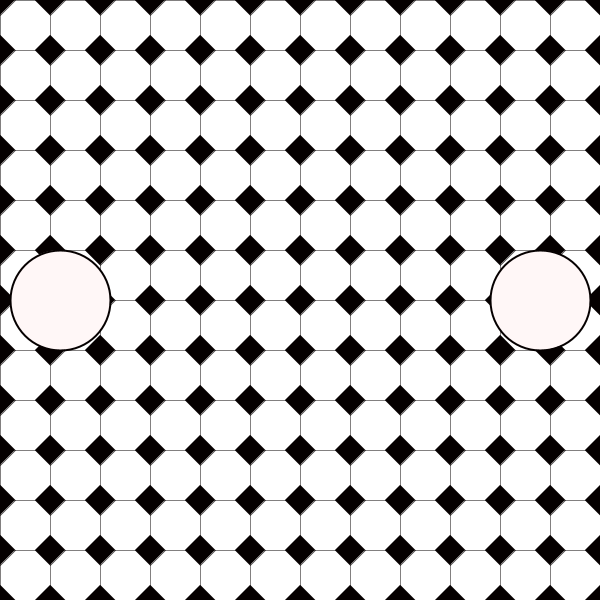
Frame 1 (no input)
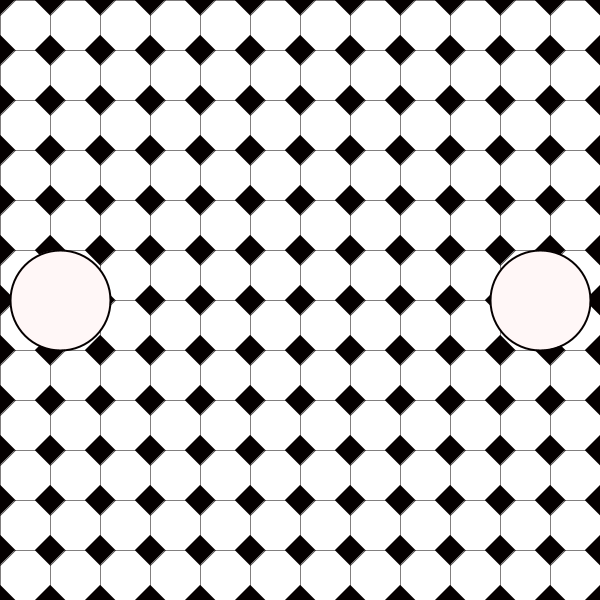
Frame 60 (the mouse pressed at the canvas centre just before this capture)
Frame 120 (the mouse held since frame 60 and released just before this capture): identical to frame 60, image omitted

The Processing sketch that drew these frames (run headless with seeded random() and noise(); from frame 60 on, the mouse is pressed at the canvas centre):

// Processing sketch: patterns
// ── patterns.pde
// checkpoint 1d
// feb 4, 2025

// MODE FRAMEWORK
int mode;
final int pattern1 = 0;
final int pattern2 = 1;
final int pattern3 = 2;


void setup() {
  size (600, 600);
  mode = pattern1;
}

void draw() {
  // framework
  println(mouseX, mouseY);
  if (mode == pattern1) {
    pattern1();
  } else if (mode == pattern2) {
    pattern2();
  } else if (mode == pattern3) {
    pattern3();
  }
}

void mousePressed() {
  if (mode == pattern1) {
    clicks1();
  } else if (mode == pattern2) {
    clicks2();
  } else if (mode == pattern3) {
    clicks3();
  }
}

void circTact(float x, float y, float w) {
  if (dist(x, y, mouseX, mouseY) < w/2) {
    strokeWeight(2);
    stroke(#FFFFFF);
  } else {
    strokeWeight(2);
    stroke(#050000);
  }
}

// ── pattern_1.pde
void pattern1() {
  background(#F02727);
  int sq, sx, sy;
  int qx, qy;
  qx = qy = 0;
  sq = sx = sy = 0;

  // pattern
  while (sq < 170) {
    strokeWeight(.5);
     fill(#FFFFFF);
    square(sx, sy, 50);
    fill(#050000);
    stroke(#050000);
    quad(15+qx, 0+qy, 0+qx, 15+qy, -15+qx, 0+qy, 0+qx, -15+qy);
    qx = qx + 50;
    sx = sx + 50;
    sq ++;
    if (sx >= 600) {
      sy = sy + 50;
      sx =0;
    }
    if (qx >= 620){
     qx = 0;
     qy = qy + 50;
    }
  }



  //buttons
  fill(#FFF7F7);
  circTact(60, 300, 100);
  circle(60, 300, 100);
  circTact(540, 300, 100);
  circle(540, 300, 100);
}

void clicks1() {
  if (dist(60, 300, mouseX, mouseY)<50) {
    mode = pattern3;
  } else if (dist(540, 300, mouseX, mouseY)<50) {
    mode = pattern2;
  }
}

// ── pattern_2.pde
void pattern2(){
  background(#278DF0);
  
    //buttons
  circTact(60, 300, 100);
  circle(60, 300, 100);
  circTact(540, 300, 100);
  circle(540, 300, 100);
}

void clicks2(){
   if (dist(60, 300, mouseX, mouseY)<50) {
   mode = pattern1;
  } else if (dist(540, 300, mouseX, mouseY)<50){
   mode = pattern3; 
  }
}

// ── pattern_3.pde
void pattern3() {
  background(#96D629);

  //buttons
  circTact(60, 300, 100);
  circle(60, 300, 100);
  circTact(540, 300, 100);
  circle(540, 300, 100);
}

void clicks3(){
   if (dist(60, 300, mouseX, mouseY)<50) {
   mode = pattern2;
  } else if (dist(540, 300, mouseX, mouseY)<50){
   mode = pattern1; 
  }
}
